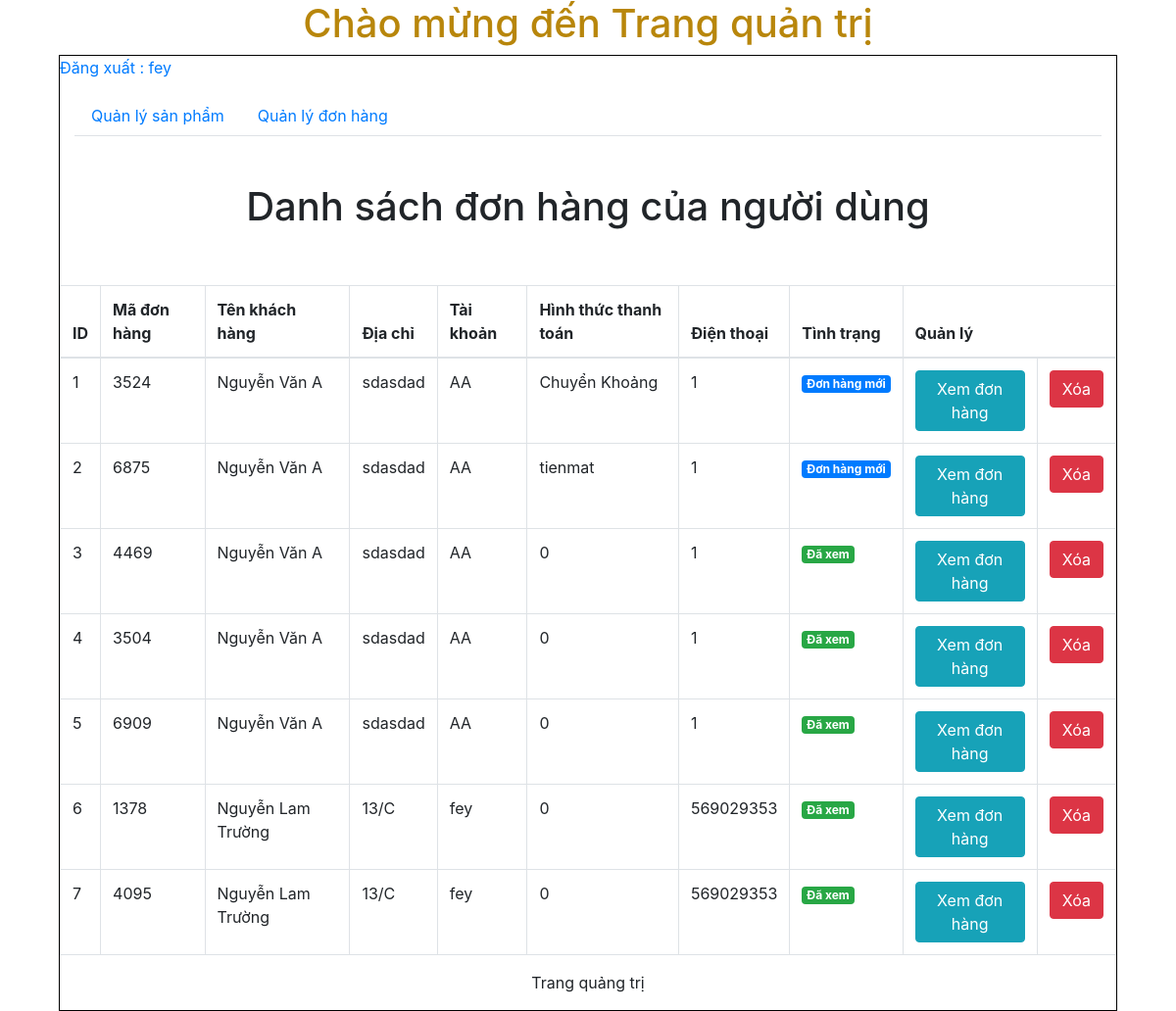
Screenshot of /admincp/index.php?action=quanlydonhang&query=them (signed in) with the database file from the repository.
### tables this page shows
CREATE TABLE `tbl_giohang` (
  `id_cart` int(11) NOT NULL,
  `id_khachhang` int(11) NOT NULL,
  `code_cart` varchar(11) NOT NULL,
  `cart_status` int(11) NOT NULL,
  `cart_payment` varchar(100) NOT NULL
);

CREATE TABLE `tbl_dangky` (
  `id_khachhang` int(11) NOT NULL,
  `hovaten` varchar(250) NOT NULL,
  `taikhoan` varchar(100) NOT NULL,
  `matkhau` varchar(100) NOT NULL,
  `sodienthoai` int(11) NOT NULL,
  `email` varchar(100) NOT NULL,
  `diachi` text NOT NULL,
  `chucvu` int(11) NOT NULL
);

### admincp/modules/quanlydonhang/lietke.php (the view)
<?php
    $sql_lietke_dh = "SELECT * FROM tbl_giohang ,tbl_dangky  WHERE tbl_giohang.id_khachhang=tbl_dangky.id_khachhang ORDER BY id_cart DESC";
    $result_lietke_dh = mysqli_query($connect, $sql_lietke_dh);
?>
<br><br> <center><h1>Danh sách đơn hàng của người dùng</h1></center><br><br>
<div class="table-responsive">
    <table class="table table-bordered">
        <thead>
            <tr>
                <th>ID</th>
                <th>Mã đơn hàng</th>
                <th>Tên khách hàng</th>
                <th>Địa chỉ</th>
                <th>Tài khoản</th>
                <th>Hình thức thanh toán</th>
                <th>Điện thoại</th>
                <th>Tình trạng</th>
                <th colspan="2">Quản lý</th>
            </tr>
        </thead>
        <tbody>
            <?php
            $i = 0;
            while ($row = mysqli_fetch_array($result_lietke_dh)) {
                $i++;
            ?>
                <tr>
                    <td><?php echo $i ?></td>
                    <td><?php echo $row['code_cart'] ?></td>
                    <td><?php echo $row['hovaten'] ?></td>
                    <td><?php echo $row['diachi'] ?></td>
                    <td><?php echo $row['taikhoan'] ?></td>
                    <td><?php echo $row['cart_payment'] ?></td>
                    <td><?php echo $row['sodienthoai'] ?></td>
                    <td>
                        <?php
                        if ($row['cart_status'] == 1) {
                            echo '<span class="badge badge-primary">Đơn hàng mới</span>';
                        } else {
                            echo '<span class="badge badge-success">Đã xem</span>';
                        }
                        ?>
                    </td>
                    <td>
                        <a href="index.php?action=quanlydonhang&query=xemdonhang&code=<?php echo $row['code_cart'] ?>" class="btn btn-info">Xem đơn hàng</a>
                    </td>
                    <td>
                        <a href="modules/quanlydonhang/xuly.php?iddonhang=<?php echo $row['code_cart'] ?>" class="btn btn-danger">Xóa</a>
                    </td>
                </tr>
            <?php
            }
            ?>
        </tbody>
    </table>
</div>

### rows the page displays
tbl_giohang: code_cart "3524", id_khachhang.hovaten "Nguyễn Văn A", id_khachhang.diachi "sdasdad", id_khachhang.taikhoan "AA", cart_payment "Chuyển Khoảng", id_khachhang.sodienthoai "1", cart_status "Đơn hàng mới"
tbl_giohang: code_cart "6875", id_khachhang.hovaten "Nguyễn Văn A", id_khachhang.diachi "sdasdad", id_khachhang.taikhoan "AA", cart_payment "tienmat", id_khachhang.sodienthoai "1", cart_status "Đơn hàng mới"
tbl_giohang: code_cart "4469", id_khachhang.hovaten "Nguyễn Văn A", id_khachhang.diachi "sdasdad", id_khachhang.taikhoan "AA", cart_payment "0", id_khachhang.sodienthoai "1", cart_status "Đã xem"
tbl_giohang: code_cart "3504", id_khachhang.hovaten "Nguyễn Văn A", id_khachhang.diachi "sdasdad", id_khachhang.taikhoan "AA", cart_payment "0", id_khachhang.sodienthoai "1", cart_status "Đã xem"
tbl_giohang: code_cart "6909", id_khachhang.hovaten "Nguyễn Văn A", id_khachhang.diachi "sdasdad", id_khachhang.taikhoan "AA", cart_payment "0", id_khachhang.sodienthoai "1", cart_status "Đã xem"
tbl_giohang: code_cart "1378", id_khachhang.hovaten "Nguyễn Lam Trường", id_khachhang.diachi "13/C", id_khachhang.taikhoan "fey", cart_payment "0", id_khachhang.sodienthoai "569029353", cart_status "Đã xem"
tbl_giohang: code_cart "4095", id_khachhang.hovaten "Nguyễn Lam Trường", id_khachhang.diachi "13/C", id_khachhang.taikhoan "fey", cart_payment "0", id_khachhang.sodienthoai "569029353", cart_status "Đã xem"

### other values shown
$_SESSION['dangnhap'] "fey"
